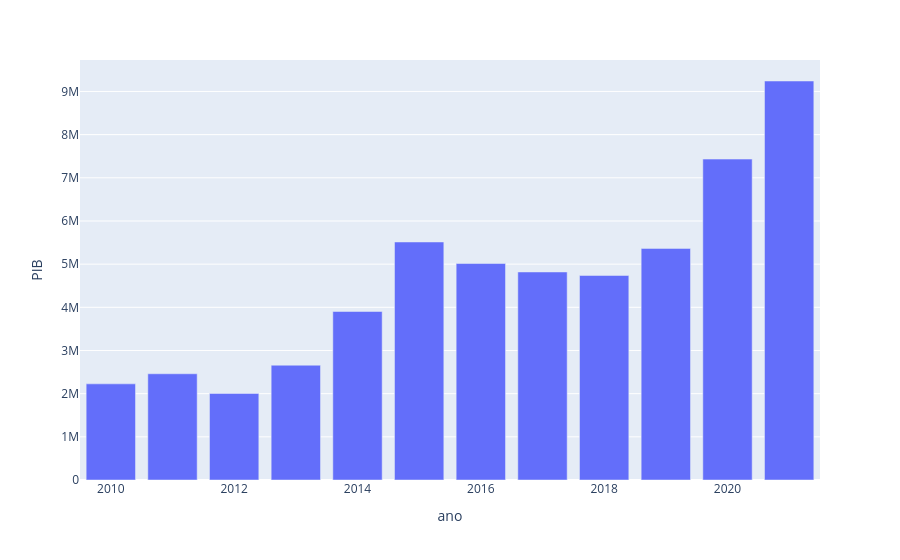

Notebook code for this chart:
### Code cell
import plotly.express as px

fig = px.bar(df, x='ano',y='PIB')
fig.show()

### Figure 1 — Plotly figure (JSON) as saved in the notebook; plotly's stock layout.template omitted (floating-point values rounded to 4 significant figures)
{"data": [{"hovertemplate": "ano=%{x}<br>PIB=%{y}<extra></extra>", "legendgroup": "", "marker": {"color": "#636efa", "pattern": {"shape": ""}}, "name": "", "orientation": "v", "showlegend": false, "textposition": "auto", "type": "bar", "x": [2010, 2011, 2012, 2013, 2014, 2015, 2016, 2017, 2018, 2019, 2020, 2021], "xaxis": "x", "y": [2227000.0, 2460000.0, 2006000.0, 2659000.0, 3903000.0, 5513000.0, 5014000.0, 4819000.0, 4737000.0, 5365000.0, 7434000.0, 9242000.0], "yaxis": "y"}], "layout": {"barmode": "relative", "legend": {"tracegroupgap": 0}, "margin": {"t": 60}, "xaxis": {"anchor": "y", "domain": [0, 1], "title": {"text": "ano"}}, "yaxis": {"anchor": "x", "domain": [0, 1], "title": {"text": "PIB"}}}}
